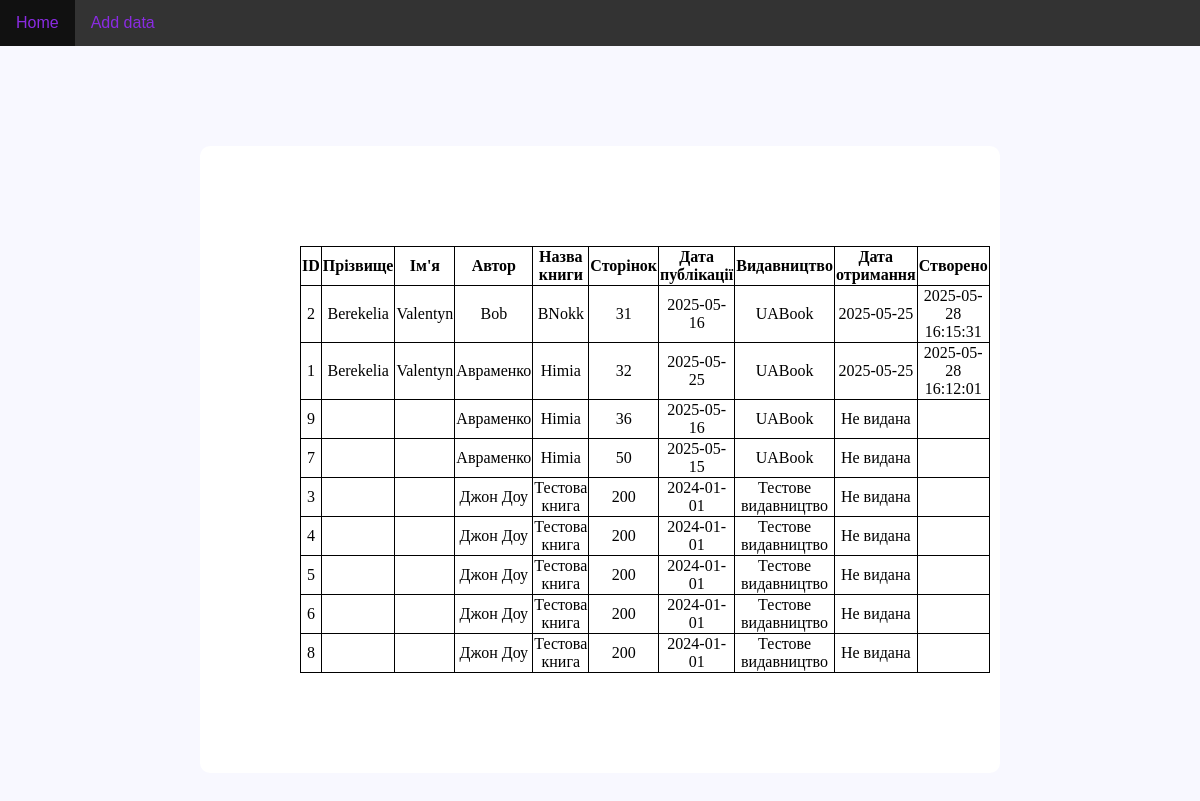
/laboratory-06/table.php, run on the app's committed database.
### tables this page shows
CREATE TABLE receipts (
                id INTEGER PRIMARY KEY AUTOINCREMENT,
                person_id INTEGER NOT NULL,
                book_id INTEGER NOT NULL,
                date_received TEXT NOT NULL,
                created_at TEXT DEFAULT CURRENT_TIMESTAMP,
                FOREIGN KEY (person_id) REFERENCES persons(id) ON DELETE CASCADE,
                FOREIGN KEY (book_id) REFERENCES books(id) ON DELETE CASCADE
            );

CREATE TABLE books (
                id INTEGER PRIMARY KEY AUTOINCREMENT,
                author TEXT NOT NULL,
                book_name TEXT NOT NULL,
                number_pages INTEGER NOT NULL,
                date_published TEXT NOT NULL,
                publisher TEXT NOT NULL
            );

CREATE TABLE persons (
                id INTEGER PRIMARY KEY AUTOINCREMENT,
                surname TEXT NOT NULL,
                name TEXT NOT NULL
            );

### laboratory-06/table.php (the view, shortened to what this page needs)
<?php
require '../laboratory-06/lab-06-db_connect.php';
$sql = "
    SELECT
        b.id AS book_id,
        b.author,
        b.book_name,
        b.number_pages,
        b.date_published,
        b.publisher,
        r.date_received,
        r.created_at,
        p.surname AS person_surname,
        p.name AS person_name
    FROM books b
    LEFT JOIN receipts r ON b.id = r.book_id
    LEFT JOIN persons p ON r.person_id = p.id
    ORDER BY b.number_pages ASC
";
$stmt = $pdo->query($sql);
$books = $stmt->fetchAll(PDO::FETCH_ASSOC);
?>
<!DOCTYPE html>
<html lang="uk">
<head>
    <link rel="stylesheet" href="../laboratory-06/style-06.css">
</head>
<body>
<div class="background">
    <ul>
        <li><a href="../laboratory-01/Home.php">Home</a></li>
        <li><a href="form-home-page.php">Add data</a></li>
    </ul>
    <div class="context-table">
        <table>
            <thead>
            <tr>
                <th>ID</th>
                <th>Прізвище</th>
                <th>Ім'я</th>
                <th>Автор</th>
                <th>Назва книги</th>
                <th>Сторінок</th>
                <th>Дата публікації</th>
                <th>Видавництво</th>
                <th>Дата отримання</th>
                <th>Створено</th>
            </tr>
            </thead>
            <tbody>
            <?php if (isset($books) && !empty($books)): ?>
                <?php foreach ($books as $book): ?>
                    <tr>
                        <td><?= htmlspecialchars($book['book_id']) ?></td>
                        <td><?= htmlspecialchars($book['person_surname'] ?? '') ?></td>
                        <td><?= htmlspecialchars($book['person_name'] ?? '') ?></td>
                        <td><?= htmlspecialchars($book['author']) ?></td>
                        <td><?= htmlspecialchars($book['book_name']) ?></td>
                        <td><?= htmlspecialchars($book['number_pages']) ?></td>
                        <td><?= htmlspecialchars($book['date_published']) ?></td>
                        <td><?= htmlspecialchars($book['publisher']) ?></td>
                        <td><?= htmlspecialchars($book['date_received'] ?? 'Не видана') ?></td>
                        <td><?= htmlspecialchars($book['created_at'] ?? '') ?></td>
                    </tr>
                <?php endforeach; ?>
            <?php else: ?>
                <tr>
                    <td colspan="10">Книг не знайдено</td>
                </tr>
            <?php endif; ?>
            </tbody>
        </table>
    </div>
</div>
</body>
</html>

### laboratory-06/style-06.css (style rules this page uses)
body { background-color: ghostwhite; }
a { color:black; }
a:link { color:blueviolet; background-color: transparent; text-decoration: none; font-family: sans-serif; }
table { border-collapse: collapse; border: 1px solid black; }
tr { border: 1px solid black; }
td { border: 1px solid black; }
.background { position: absolute; top: 0; left: 0; width: 100%; min-height: 100vh; }
.context-table { padding: 100px; text-align: center; margin:100px auto; width: 50%; min-height: 30vh; background-color: white; border-radius: 10px; }
table { border-collapse: collapse; }
tr,td,th { border:1px solid black; }
li { float: left; }
ul { list-style-type: none; margin: 0; padding: 0; overflow: hidden; background-color: #333; }
li a { display: block; color: white; text-align: center; padding: 14px 16px; text-decoration: none; }

### data on the page
receipts: book "2", person.surname "Berekelia", person.name "Valentyn", book.author "Bob", book.book_name "BNokk", book.number_pages "31", book.date_published "2025-05-16", book.publisher "UABook", date_received "2025-05-25", created_at "2025-05-28 16:15:31"
receipts: book "1", person.surname "Berekelia", person.name "Valentyn", book.author "Авраменко", book.book_name "Himia", book.number_pages "32", book.date_published "2025-05-25", book.publisher "UABook", date_received "2025-05-25", created_at "2025-05-28 16:12:01"
books: id "9", author "Авраменко", book_name "Himia", number_pages "36", date_published "2025-05-16", publisher "UABook", date_received "Не видана"
books: id "7", author "Авраменко", book_name "Himia", number_pages "50", date_published "2025-05-15", publisher "UABook", date_received "Не видана"
books: id "3", author "Джон Доу", book_name "Тестова книга", number_pages "200", date_published "2024-01-01", publisher "Тестове видавництво", date_received "Не видана"
books: id "4", author "Джон Доу", book_name "Тестова книга", number_pages "200", date_published "2024-01-01", publisher "Тестове видавництво", date_received "Не видана"
books: id "5", author "Джон Доу", book_name "Тестова книга", number_pages "200", date_published "2024-01-01", publisher "Тестове видавництво", date_received "Не видана"
books: id "6", author "Джон Доу", book_name "Тестова книга", number_pages "200", date_published "2024-01-01", publisher "Тестове видавництво", date_received "Не видана"
books: id "8", author "Джон Доу", book_name "Тестова книга", number_pages "200", date_published "2024-01-01", publisher "Тестове видавництво", date_received "Не видана"
